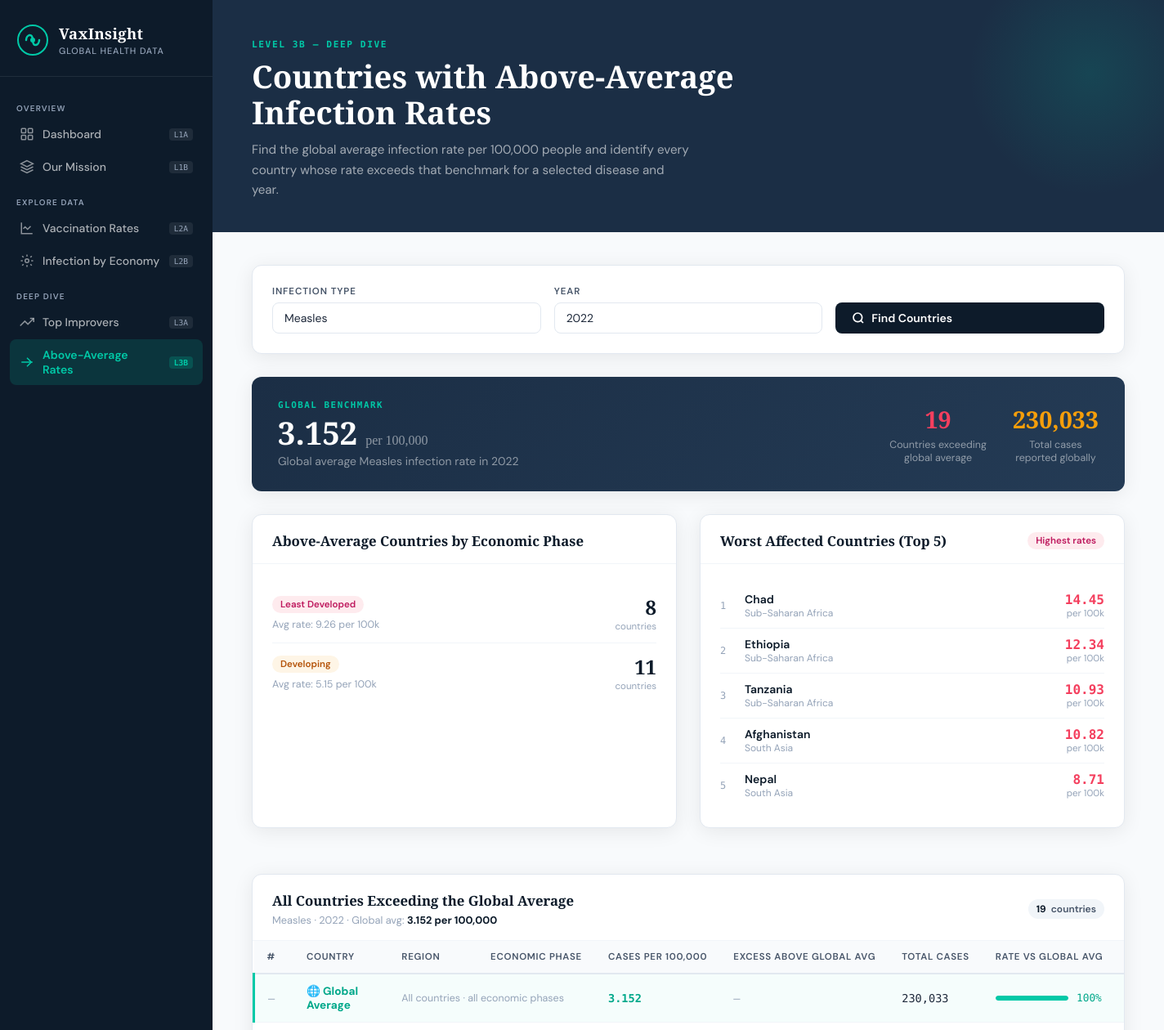
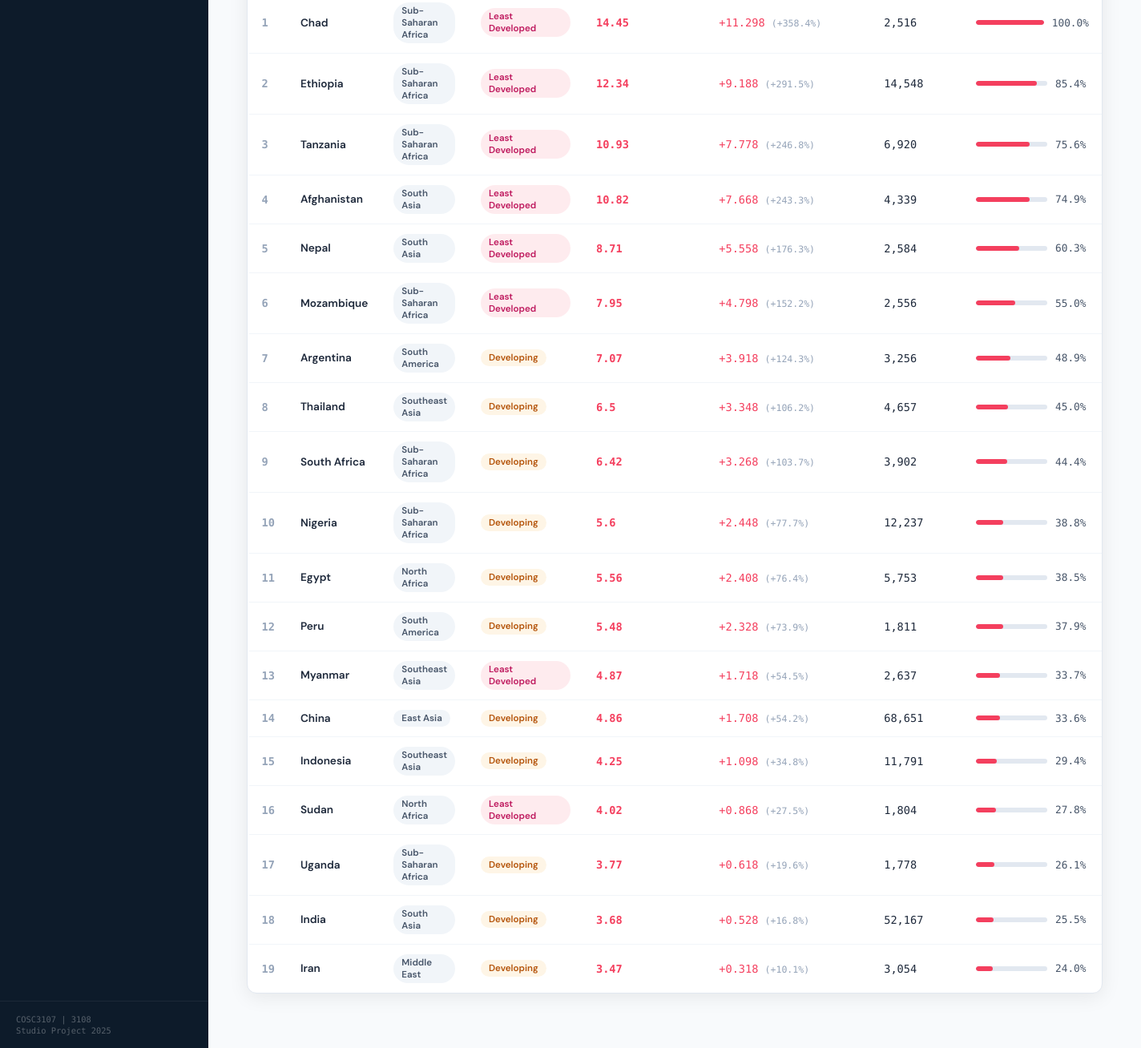
Screenshot of /above-average with the database file from the repository (2 pictures, top to bottom).
### tables this page shows
CREATE TABLE disease_types (
            id INTEGER PRIMARY KEY AUTOINCREMENT,
            name TEXT UNIQUE NOT NULL
        );

CREATE TABLE economic_phases (
            id INTEGER PRIMARY KEY AUTOINCREMENT,
            name TEXT UNIQUE NOT NULL
        );

CREATE TABLE countries (
            id INTEGER PRIMARY KEY AUTOINCREMENT,
            name TEXT UNIQUE NOT NULL,
            region_id INTEGER,
            economic_phase_id INTEGER,
            population INTEGER,
            FOREIGN KEY (region_id) REFERENCES regions(id),
            FOREIGN KEY (economic_phase_id) REFERENCES economic_phases(id)
        );

CREATE TABLE regions (
            id INTEGER PRIMARY KEY AUTOINCREMENT,
            name TEXT UNIQUE NOT NULL
        );

CREATE TABLE disease_data (
            id INTEGER PRIMARY KEY AUTOINCREMENT,
            country_id INTEGER,
            disease_id INTEGER,
            year INTEGER,
            cases INTEGER,
            cases_per_100k REAL,
            FOREIGN KEY (country_id) REFERENCES countries(id),
            FOREIGN KEY (disease_id) REFERENCES disease_types(id)
        );

### app.py (the view)
@app.route('/above-average')
def above_average():
    db = get_db()
    diseases = [r['name'] for r in db.execute("SELECT name FROM disease_types ORDER BY name").fetchall()]
    years    = list(range(2023, 1999, -1))
    sel_disease = request.args.get('disease', 'Measles')
    sel_year    = int(request.args.get('year', 2022))
    global_row = db.execute("""
        SELECT ROUND(AVG(dd.cases_per_100k), 4) as global_rate,
               SUM(dd.cases) as global_cases
        FROM disease_data dd
        JOIN disease_types d ON dd.disease_id = d.id
        WHERE d.name = ? AND dd.year = ?
    """, [sel_disease, sel_year]).fetchone()
    global_rate  = global_row['global_rate']  or 0
    global_cases = global_row['global_cases'] or 0
    above = db.execute("""
        SELECT c.name as country,
               r.name as region,
               ep.name as economic_phase,
               dd.cases_per_100k,
               dd.cases,
               ROUND(dd.cases_per_100k - ?, 4) as excess_rate,
               ROUND((dd.cases_per_100k / NULLIF(?, 0) - 1) * 100, 1) as pct_above_avg
        FROM disease_data dd
        JOIN disease_types d ON dd.disease_id = d.id
        JOIN countries c ON dd.country_id = c.id
        JOIN regions r ON c.region_id = r.id
        JOIN economic_phases ep ON c.economic_phase_id = ep.id
        WHERE d.name = ? AND dd.year = ?
          AND dd.cases_per_100k > ?
        ORDER BY dd.cases_per_100k DESC
    """, [global_rate, global_rate, sel_disease, sel_year, global_rate]).fetchall()
    phase_breakdown = db.execute("""
        SELECT ep.name as economic_phase,
               COUNT(*) as country_count,
               ROUND(AVG(dd.cases_per_100k), 2) as avg_rate
        FROM disease_data dd
        JOIN disease_types d ON dd.disease_id = d.id
        JOIN countries c ON dd.country_id = c.id
        JOIN economic_phases ep ON c.economic_phase_id = ep.id
        WHERE d.name = ? AND dd.year = ?
          AND dd.cases_per_100k > ?
        GROUP BY ep.name
        ORDER BY avg_rate DESC
    """, [sel_disease, sel_year, global_rate]).fetchall()
    db.close()
    return render_template('above_average.html',
        diseases=diseases, years=years,
        sel_disease=sel_disease, sel_year=sel_year,
        global_rate=global_rate, global_cases=global_cases,
        above=above, phase_breakdown=phase_breakdown
    )

### database.py (called while the page is built)
def get_db():
    conn = sqlite3.connect(DB_PATH)
    conn.row_factory = sqlite3.Row
    return conn

### templates/above_average.html (shortened to what this page needs)
{% extends "base.html" %}
{% block content %}
<div class="page-header">
  <div class="page-header-eyebrow">Level 3B — Deep Dive</div>
  <h1>Countries with Above-Average Infection Rates</h1>
  <p>
    Find the global average infection rate per 100,000 people and identify every
    country whose rate exceeds that benchmark for a selected disease and year.
  </p>
</div>
<div class="content-area">
  <div class="filter-card">
    <form method="GET" action="{{ url_for('above_average') }}">
      <div class="filter-grid">
        <div class="form-group">
          <label for="disease">Infection Type</label>
          <select name="disease" id="disease" class="form-control">
            {% for d in diseases %}
            <option value="{{ d }}" {% if d == sel_disease %}selected{% endif %}>{{ d }}</option>
            {% endfor %}
          </select>
        </div>
        <div class="form-group">
          <label for="year">Year</label>
          <select name="year" id="year" class="form-control">
            {% for y in years %}
            <option value="{{ y }}" {% if y == sel_year %}selected{% endif %}>{{ y }}</option>
            {% endfor %}
          </select>
        </div>
        <div class="form-group">
          <label>&nbsp;</label>
          <button type="submit" class="btn btn-primary" style="width:100%;">
            <svg width="16" height="16" viewBox="0 0 24 24" fill="none" stroke="currentColor" stroke-width="2.5">
              <circle cx="11" cy="11" r="8"/><line x1="21" y1="21" x2="16.65" y2="16.65"/>
            </svg>
            Find Countries
          </button>
        </div>
      </div>
    </form>
  </div>
  <div style="background: linear-gradient(135deg, var(--navy-mid), var(--navy-lite));
              border-radius: var(--radius);
              padding: 28px 32px;
              margin-bottom: 28px;
              display: flex;
              align-items: center;
              justify-content: space-between;
              flex-wrap: wrap;
              gap: 20px;
              box-shadow: var(--shadow);">
    <div>
      <div style="font-size:.68rem;font-weight:700;letter-spacing:.14em;text-transform:uppercase;color:var(--teal);margin-bottom:8px;font-family:var(--font-mono);">
        Global Benchmark
      </div>
      <div style="font-family:var(--font-head);font-size:2.4rem;font-weight:700;color:var(--white);line-height:1;">
        {{ global_rate }}
        <span style="font-size:1rem;font-weight:400;color:rgba(255,255,255,.5);">per 100,000</span>
      </div>
      <div style="margin-top:6px;font-size:.875rem;color:rgba(255,255,255,.5);">
        Global average {{ sel_disease }} infection rate in {{ sel_year }}
      </div>
    </div>
    <div style="display:flex;gap:32px;flex-wrap:wrap;">
      <div style="text-align:center;">
        <div style="font-family:var(--font-head);font-size:1.8rem;font-weight:700;color:var(--rose);">
          {{ above|length }}
        </div>
        <div style="font-size:.78rem;color:rgba(255,255,255,.5);margin-top:4px;">Countries exceeding<br>global average</div>
      </div>
      <div style="text-align:center;">
        <div style="font-family:var(--font-head);font-size:1.8rem;font-weight:700;color:var(--amber);">
          {{ "{:,}".format(global_cases) }}
        </div>
        <div style="font-size:.78rem;color:rgba(255,255,255,.5);margin-top:4px;">Total cases<br>reported globally</div>
      </div>
    </div>
  </div>
  {% if phase_breakdown %}
  <div class="two-col" style="margin-bottom:28px;">
    <div class="card">
      <div class="card-header">
        <h3>Above-Average Countries by Economic Phase</h3>
      </div>
      <div class="card-body">
        {% set colours = ['rose','amber','sky','teal'] %}
        {% for row in phase_breakdown %}
        {% set c = colours[loop.index0 % 4] %}
        <div style="display:flex;align-items:center;justify-content:space-between;padding:12px 0;
                    border-bottom:{% if not loop.last %}1px solid var(--gray-100){% else %}none{% endif %};">
          <div>
            <span class="badge badge-{{ c }}" style="margin-bottom:4px;">{{ row.economic_phase }}</span>
            <div style="font-size:.78rem;color:var(--gray-400);margin-top:2px;">Avg rate: {{ row.avg_rate }} per 100k</div>
          </div>
          <div style="text-align:right;">
            <div style="font-family:var(--font-head);font-size:1.5rem;font-weight:700;color:var(--navy);">
              {{ row.country_count }}
            </div>
            <div style="font-size:.72rem;color:var(--gray-400);">countries</div>
          </div>
        </div>
        {% endfor %}
      </div>
    </div>
    <div class="card">
      <div class="card-header">
        <h3>Worst Affected Countries (Top 5)</h3>
        <span class="badge badge-rose">Highest rates</span>
      </div>
      <div class="card-body">
        {% for row in above[:5] %}
        <div style="display:flex;align-items:center;justify-content:space-between;padding:10px 0;
                    border-bottom:{% if not loop.last %}1px solid var(--gray-100){% else %}none{% endif %};">
          <div style="display:flex;align-items:center;gap:10px;">
            <span style="font-family:var(--font-mono);font-size:.75rem;color:var(--gray-400);width:20px;">{{ loop.index }}</span>
            <div>
              <div style="font-weight:600;font-size:.875rem;color:var(--navy);">{{ row.country }}</div>
              <div style="font-size:.75rem;color:var(--gray-400);">{{ row.region }}</div>
            </div>
          </div>
          <div style="text-align:right;">
            <div style="font-family:var(--font-mono);font-weight:700;color:var(--rose);">{{ row.cases_per_100k }}</div>
            <div style="font-size:.72rem;color:var(--gray-400);">per 100k</div>
          </div>
        </div>
        {% endfor %}
      </div>
    </div>
  </div>
  {% endif %}
  <div class="card">
    <div class="card-header">
      <div>
        <h3>All Countries Exceeding the Global Average</h3>
        <div style="font-size:.8rem;color:var(--gray-400);margin-top:4px;">
          {{ sel_disease }} · {{ sel_year }} · Global avg:
          <strong style="color:var(--navy);">{{ global_rate }} per 100,000</strong>
        </div>
      </div>
      <span class="result-count"><strong>{{ above|length }}</strong> countries</span>
    </div>
    <div class="table-wrap">
      {% if above %}
      <table>
        <thead>
          <tr>
            <th style="width:40px;">#</th>
            <th>Country</th>
            <th>Region</th>
            <th>Economic Phase</th>
            <th>Cases per 100,000</th>
            <th>Excess above global avg</th>
            <th>Total Cases</th>
            <th style="width:180px;">Rate vs Global Avg</th>
          </tr>
        </thead>
        <tbody>
          <tr style="background:rgba(0,201,167,.04);border-left:3px solid var(--teal);">
            <td style="font-family:var(--font-mono);color:var(--gray-400);">—</td>
            <td style="font-weight:700;color:var(--teal-dark);">🌐 Global Average</td>
            <td colspan="2"><span style="font-size:.78rem;color:var(--gray-400);">All countries · all economic phases</span></td>
            <td style="font-family:var(--font-mono);font-weight:700;color:var(--teal-dark);">{{ global_rate }}</td>
            <td style="font-family:var(--font-mono);color:var(--gray-400);">—</td>
            <td style="font-family:var(--font-mono);">{{ "{:,}".format(global_cases) }}</td>
            <td>
              <div class="progress-bar-wrap">
                <div class="progress-track">
                  <div class="progress-fill good" style="width:100%"></div>
                </div>
                <span class="progress-val" style="color:var(--teal-dark);">100%</span>
              </div>
            </td>
          </tr>
          {% set max_rate = above|map(attribute='cases_per_100k')|list|max %}
          {% for row in above %}
          <tr>
            <td style="font-family:var(--font-mono);color:var(--gray-400);font-weight:600;">{{ loop.index }}</td>
            <td style="font-weight:600;">{{ row.country }}</td>
            <td><span class="badge badge-gray">{{ row.region }}</span></td>
            <td>
              {% if row.economic_phase == 'Developed' %}
                <span class="badge badge-teal">{{ row.economic_phase }}</span>
              {% elif row.economic_phase == 'Developing' %}
                <span class="badge badge-amber">{{ row.economic_phase }}</span>
              {% elif row.economic_phase == 'Least Developed' %}
                <span class="badge badge-rose">{{ row.economic_phase }}</span>
              {% else %}
                <span class="badge badge-sky">{{ row.economic_phase }}</span>
              {% endif %}
            </td>
            <td style="font-family:var(--font-mono);font-weight:700;color:var(--rose);">{{ row.cases_per_100k }}</td>
            <td style="font-family:var(--font-mono);">
              <span style="color:var(--rose);">+{{ row.excess_rate }}</span>
              {% if row.pct_above_avg %}
              <span style="font-size:.72rem;color:var(--gray-400);"> (+{{ row.pct_above_avg }}%)</span>
              {% endif %}
            </td>
            <td style="font-family:var(--font-mono);">{{ "{:,}".format(row.cases) }}</td>
            <td>
              <div class="progress-bar-wrap">
                {% set fill = (row.cases_per_100k / max_rate * 100)|round(1) if max_rate > 0 else 0 %}
                <div class="progress-track">
                  <div class="progress-fill poor" style="width:{{ fill }}%"></div>
                </div>
                <span class="progress-val">{{ fill }}%</span>
              </div>
            </td>
          </tr>
          {% endfor %}
        </tbody>
      </table>
      {% endif %}
    </div>
  </div>
</div>
{% endblock %}

### rows the page displays
disease_types: name "Measles"
economic_phases: economic_phase "Least Developed", avg_rate "9.26", country_count "8"
economic_phases: economic_phase "Developing", avg_rate "5.15", country_count "11"
countries: country "Chad", region "Sub-Saharan Africa", cases_per_100k "14.45", economic_phase "Least Developed", excess_rate "11.298", pct_above_avg "358.4", cases "2,516", fill "100.0"
disease_data: country "Ethiopia", region "Sub-Saharan Africa", cases_per_100k "12.34", economic_phase "Least Developed", excess_rate "9.188", pct_above_avg "291.5", cases "14,548", fill "85.4"
countries: country "Tanzania", region "Sub-Saharan Africa", cases_per_100k "10.93", economic_phase "Least Developed", excess_rate "7.778", pct_above_avg "246.8", cases "6,920", fill "75.6"
countries: country "Afghanistan", region "South Asia", cases_per_100k "10.82", economic_phase "Least Developed", excess_rate "7.668", pct_above_avg "243.3", cases "4,339", fill "74.9"
disease_data: country "Nepal", region "South Asia", cases_per_100k "8.71", economic_phase "Least Developed", excess_rate "5.558", pct_above_avg "176.3", cases "2,584", fill "60.3"
disease_data: country "Mozambique", region "Sub-Saharan Africa", economic_phase "Least Developed", cases_per_100k "7.95", excess_rate "4.798", pct_above_avg "152.2", cases "2,556", fill "55.0"
countries: country "Argentina", region "South America", economic_phase "Developing", cases_per_100k "7.07", excess_rate "3.918", pct_above_avg "124.3", cases "3,256", fill "48.9"
countries: country "Thailand", region "Southeast Asia", economic_phase "Developing", cases_per_100k "6.5", excess_rate "3.348", pct_above_avg "106.2", cases "4,657", fill "45.0"
countries: country "South Africa", region "Sub-Saharan Africa", economic_phase "Developing", cases_per_100k "6.42", excess_rate "3.268", pct_above_avg "103.7", cases "3,902", fill "44.4"
countries: country "Nigeria", region "Sub-Saharan Africa", economic_phase "Developing", cases_per_100k "5.6", excess_rate "2.448", pct_above_avg "77.7", cases "12,237", fill "38.8"
disease_data: country "Egypt", region "North Africa", economic_phase "Developing", cases_per_100k "5.56", excess_rate "2.408", pct_above_avg "76.4", cases "5,753", fill "38.5"
countries: country "Peru", region "South America", economic_phase "Developing", cases_per_100k "5.48", excess_rate "2.328", pct_above_avg "73.9", cases "1,811", fill "37.9"
disease_data: country "Myanmar", region "Southeast Asia", economic_phase "Least Developed", cases_per_100k "4.87", excess_rate "1.718", pct_above_avg "54.5", cases "2,637", fill "33.7"
disease_data: country "China", region "East Asia", economic_phase "Developing", cases_per_100k "4.86", excess_rate "1.708", pct_above_avg "54.2", cases "68,651", fill "33.6"
disease_data: country "Indonesia", region "Southeast Asia", economic_phase "Developing", cases_per_100k "4.25", excess_rate "1.098", pct_above_avg "34.8", cases "11,791", fill "29.4"
countries: country "Sudan", region "North Africa", economic_phase "Least Developed", cases_per_100k "4.02", excess_rate "0.868", pct_above_avg "27.5", cases "1,804", fill "27.8"
countries: country "Uganda", region "Sub-Saharan Africa", economic_phase "Developing", cases_per_100k "3.77", excess_rate "0.618", pct_above_avg "19.6", cases "1,778", fill "26.1"
disease_data: country "India", region "South Asia", economic_phase "Developing", cases_per_100k "3.68", excess_rate "0.528", pct_above_avg "16.8", cases "52,167", fill "25.5"
disease_data: country "Iran", region "Middle East", economic_phase "Developing", cases_per_100k "3.47", excess_rate "0.318", pct_above_avg "10.1", cases "3,054", fill "24.0"

### other values shown
{{ global_rate }} "3.152"
{{ sel_year }} "2022"
{{ above|length }} "19"
{{ "{:,}".format(global_cases) }} "230,033"
form field disease "Measles"
form field year "2022"
